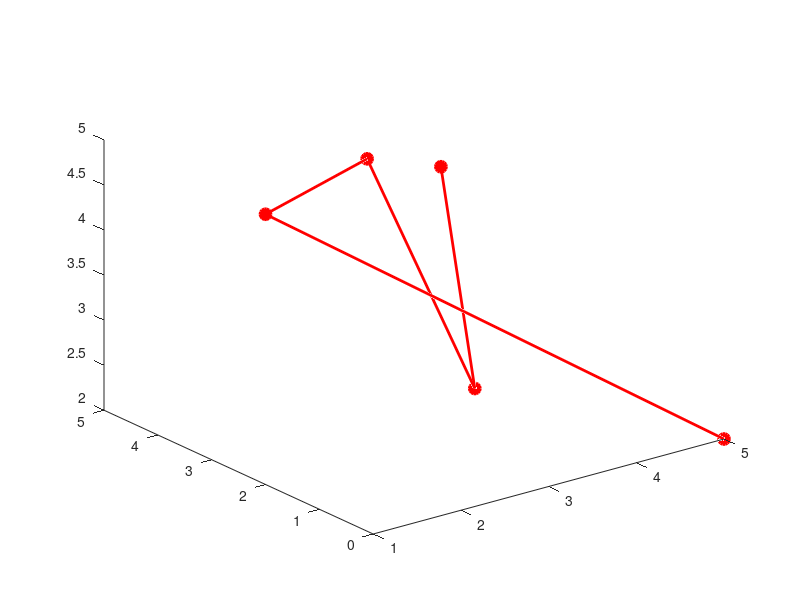
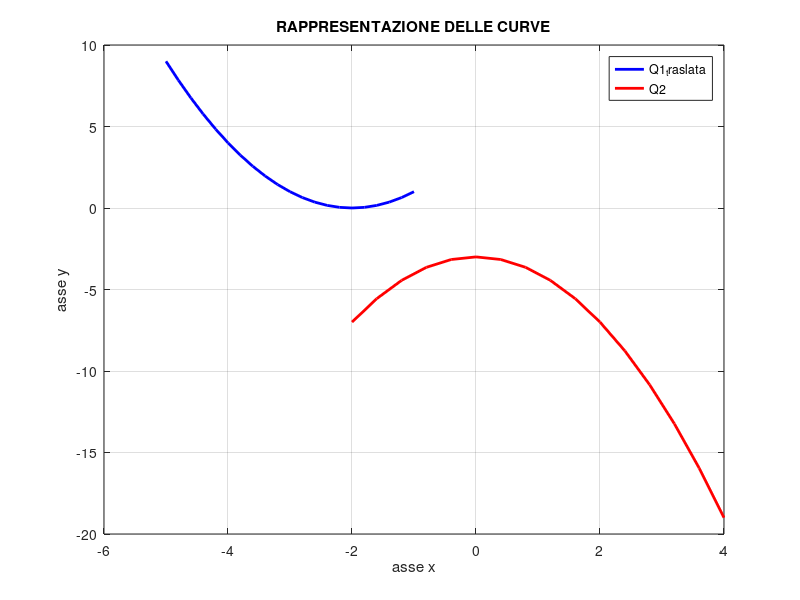
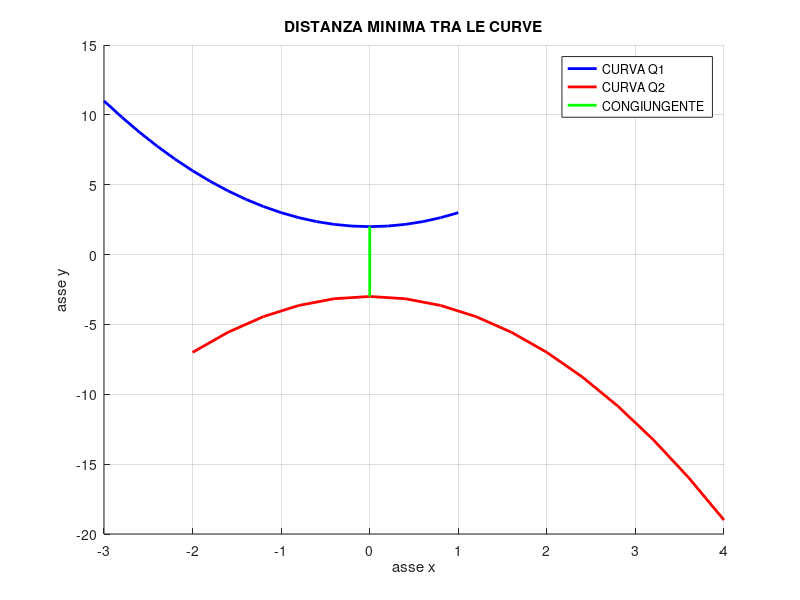

Here is the MATLAB script that generated these plots, in order:
clc
clear 
%%
clc
clear all 

%Ex1 - inizializzare matrice 4x4 con tutti elementi nulli

A(4,4)=0; 

%alternatively:
B=zeros(4,4);

%%

%Ex2 - crea matrice 4x4 con elementi unitari sulla diagonale principale
clc
clear all 

C(4,4)=0;

C(1,1)=1;
C(2,2)=1;
C(3,3)=1;
C(4,4)=1;

%alternatively:
D(4,4)=0;
for i=1:4
    D(i,i)=1;
end

%alternatively: 
E=eye(4,4); 

%%

%Ex3 - crea matrice 10x4 popolata con una distribuzione uniforme di numeri
%interi (casuali) compresi tra 0 e 5
clc
clear all

F=round(5*rand(10,4));

%alternatively: 
G=randi([0,5],10,4); 

%%

%Ex4 - Dalla matrice A o B generata nell’esercizio 3, prelevare la sottomatrice 
% costituita dalle righe dispari e dalle prime tre colonne. Successivamente, 
% eseguire il plot dei dati assumendo che ogni riga rappresenta un punto nello 
% spazio euclideo. Assegnare una linea continua rossa e una sfera di colore 
% rosso a ogni punto.

clc
clear all

C=randi([0,5],10,4);

l=size(C,1) %estraggo il numero di righe di C nella prima colonna
k=0; %inizializzo la variabile k
for i=1:2:l %inizio da 1, passo 2, si finisce quando si arriva a l
    k=k+1
    D(k,:)=C(i,:)
end
D(:,4)=[] %elimino la 4a colonna
plot3(D(:,1), D(:,2), D(:,3), 'r-', 'LineWidth', 2, 'Marker', 'o', 'MarkerFaceColor', 'r', 'MarkerSize', 8)

%%

%Ex5 - dati due punti, calcola la distanza tra essi
clc
clear all 

P1=[1,2,1];
P2=[5,3,3];
D=P2-P1; %distanza tra i due punti
d=norm(D) %la distanza è la norma del vettore D

%%

%Ex6 - per i due P assegnati nell'ex5, calcola la 
%distanza lungo la direzione definita da N

clc
clear all 
P1=[1,2,1];
P2=[5,3,3];
D=P2-P1;
N=[1,2,2];
vers_N=N/norm(N); %versore di N
d_n=D*vers_N'; %la distanza lungo N è prod scalare fra D e vers_N


%%

%Ex7

clc
clear all
%vettore1 e 2
x1=-3:0.2:1;
x2=-2:0.4:4;

%funzioni date
y1=x1.^2+2;
y2=-x2.^2-3;

Q1=[x1',y1']; %matrice Q1 con coordinate (x1, y1)
Q2=[x2',y2']; %matrice Q2 con coordinate (x2, y2)

%visualizzo Q1 e Q2:
disp('Matrice Q1:');
disp(Q1);
disp('Matrice Q2:');
disp(Q2);

%traslo Q1 di -2 lungo x e -2 lungo y
Q1_traslata = Q1 - [2, 2];

%devo rappresentare le curve nella stessa area grafica
%blu per Q1 e rosso per Q2. figure:si imposta il riquadro
figure; 
%plotto tutte le righe della 1a colonna della Q1_traslata
%plotto tutte le righe della 2a colonna della Q2_traslata
%b:curva di colore blu 
%specifichiamo lo spessore della linea, con valore 2
plot(Q1_traslata(:,1),Q1_traslata(:,2),'b','LineWidth',2);
hold on; %i grafici dopo questo comando non sostituiranno,
%ma potranno coesistere coi precedenti
plot(Q2(:,1),Q2(:,2),'r','LineWidth',2);
hold off; %ripristina il comportamento precedente(cioè grafici che si sovrappongono)
%ETICHETTE:
xlabel('asse x');
ylabel('asse y');
title('RAPPRESENTAZIONE DELLE CURVE');
legend('Q1_traslata','Q2');
%grid on:aggiunge una griglia orizzontale e verticale al grafico
grid on; 

%%

%Ex8 
clc 
clear all

%vettore x1 e x2
x1=-3:0.2:1;
x2=-2:0.4:4;

%funzioni date
y1=x1.^2+2;
y2=-x2.^2-3;

%NOTA:. l'apice alle coordinate si usa per trasformare un vettore riga in
%un vettore colonna in questo caso

%MATRICI:
Q1=[x1',y1']; 
Q2=[x2',y2'];
%distanza minima:
min_dist=inf; %settiamo la distanza minima a infinito
puntomin_Q1=[0,0]; 
puntomin_Q2=[0,0];
%andiamo a confrontare ogni coppia di punti delle curve, per vedere quali
%danno la minima distanza 

%ciclo per trovare la distanza minima tra i punti di Q1 e Q2

for i=1:size(Q1,1) %size(Q1,1) mi dà il numero di righe della matrice
    for j=1:size(Q2,1) %size(Q2,1) numero di righe della matrice (per ottenere le colonne dovevo mettere size(Q2,2))
        %calcolo la distanza tra i punti
        dist=norm(Q1(i,:)-Q2(j,:)); %si considerano tutte le righe e tutte le colonne delle matrici
        %calcolo distanza tramite norma euclidea
        if dist<min_dist %dist dev'essere minore. l'altro è infinito
            min_dist=dist; %aggiorno la distanza minima con quella trovata
            puntomin_Q1=Q1(i,:); %si riaggiornano i valori dei punti definiti prima
            puntomin_Q2=Q2(j,:);
        end
    end
end

%rappresentazione grafica delle curve
figure; %creo il riquadro
hold on; 
plot(Q1(:,1),Q1(:,2),'b','LineWidth',2); %plotto Q1
plot(Q2(:,1),Q2(:,2),'r','LineWidth',2); %plottoQ2
%congiungente (in verde) dei punti con distanza minima:
plot([puntomin_Q1(1),puntomin_Q2(1)],[puntomin_Q1(2),puntomin_Q2(2)],'g','LineWidth',2);
%puntomin_Q1(1) coordinata x del punto Q1
%puntomin_Q1(2) coordinate y del punto Q1
%ETICHETTE:
xlabel('asse x');
ylabel('asse y');
title('DISTANZA MINIMA TRA LE CURVE');
legend('CURVA Q1','CURVA Q2','CONGIUNGENTE');
grid on; %aggiunge la griglia
hold off;

%

%Ex9 - calcolare il versore della congiungente dei due punti puntomin_Q1 e
%puntomin_Q2

%vettore congiungente
vetC=puntomin_Q1-puntomin_Q2;
%calcolo della norma del vettore:lunghezza del vettore
norm_vetC=norm(vetC);
%calcolo versore congiungente
verC=vetC/norm_vetC;

%stampa versore congiungente
disp('Versore congiungente:');
disp(verC);

%%

%Ex10 

clc %pulisce la command window
clear all %cancella le variabili memorizzate

%vettore x1 e x2
x1=-3:0.2:1;
x2=-2:0.4:4;

%funzioni date
y1=x1.^2+2;
y2=-x2.^2-3;

%MATRICI:
Q1=[x1',y1']; 
Q2=[x2',y2'];
%matrici Q1 e Q2 che rappresentano le curve nello spazio 2d 

%vettori dati:
N1=[1,1,0];
N2=[0,1,0];
%devo proiettare la distanza tra i punti delle curve Q1 e Q2 lungo i vettori N1 e N2 

%norma:
norm_N1=norm(N1);
norm_N2=norm(N2);
%lunghezze dei vettori N1 e N2 necessarie per trasformare i vettori in
%versori (quindi vettori di lunghezza unitaria)

%calcolo dei rispettivi versori: 
vers_N1=N1/norm_N1;
vers_N2=N2/norm_N2;

%adatto le matrici Q1 e Q2 (in dimensione) ai vettori N1 e N2
Q1(:,3)=0; %si aggiunge la colonna di z=0
Q2(:,3)=0;
%infatti i vettori N1 e N2 hanno 3 componenti e quindi devo adattare Q1 e
%Q2 per includere la terza colonna z con valori tutti nulli

%NOTA:. i vettori N1 e N2 hanno 3 colonne e una riga
%CALCOLO DISTANZE MINIME di Q1 e Q2 lungo N1 e N2
distmin_N1=inf;
distmin_N2=inf;
%ho inizializzato le distanze minime con valore infinite e la distanza
%minima sarà inferiore: un qualsiasi valore reale minore di infinito

%inizializzo i punti della Q1 e Q2 (lungo N1 e N2) con distanza min 
puntoQ1_minN1=[];
puntoQ1_minN2=[];
puntoQ2_minN1=[];
puntoQ2_minN2=[];
%ho creato dei "contenitori" nulli per i punti che andiamo a calcolare

%loop per calcolare la distanza tra ogni punto di Q1 e Q2
for i=1:size(Q1,1) %loop per ogni punto di Q1
    for j=1:size(Q2,1) %loop per ogni punto di Q2
        %vettore differenza tra Q2 e Q1
        vett_diff=Q2(j,:)-Q1(i,:);
        %proietto il vettore differenza lungo le direzioni N1 e N2
        proj_N1=abs(dot(vett_diff,vers_N1));
        proj_N2=abs(dot(vett_diff,vers_N2));
%dot:calcola il prodotto scalare tra due vettori, quindi sto moltiplicando
%scalarmente il vettore differenza per il versore N1 e N2
%abs:valore assoluto (del risultato). cioè si fa il valore assoluto del
%risultato del prodotto scalare

%aggiorno la distanza minima lungo N1
if proj_N1<distmin_N1 
    distmin_N1=proj_N1;
    %puntoQ_minN è un valore che si riaggiorna ogni volta, finché non
    %troviamo il punto che dà la distanza minima (proiettata lungo le direzioni N) e allora
    %quella resterà come ultimo valore
    puntoQ1_minN1=Q1(i,:);
    puntoQ2_minN1=Q2(j,:);
end
%aggiorno la distanza minima lungo N2
if proj_N2<distmin_N2
    distmin_N2=proj_N2;
    puntoQ1_minN2=Q1(i,:);
    puntoQ2_minN2=Q2(j,:);
end
end
end

%confronta le distanze minime tra N1 e N2
if distmin_N1<distmin_N2
    distmin=distmin_N1;
    dir_min='N1';
    puntomin_Q1=puntoQ1_minN1;
    puntomin_Q2=puntoQ2_minN1;
else 
    distmin=distmin_N2;
    dir_min='N2';
    puntomin_Q1=puntoQ1_minN2;
    puntomin_Q2=puntoQ2_minN2;
end

%Stampa i risultati
disp(['La distanza minima tra le curve è: ', num2str(distmin)]);
disp(['Si ottiene lungo la direzione: ', dir_min]);
disp(['Il punto su Q1 corrispondente è: (', num2str(puntomin_Q1), ')']);
disp(['Il punto su Q2 corrispondente è: (', num2str(puntomin_Q2), ')']);

%%

%Ex11 

clc
clear all

%punto e vettore dato
P1 = [2, 2, 1];
N = [1, 1, 2];

%calcolo versN
versN=N/norm(N);

%calcolo z: z dev'essere orientato lungo la direzione N, quindi lungo il

%versore di N versN
z=versN;

%x e y, secondo la traccia, devono essere individuati dalla normale N.
%significa che x e y sono ortogonali a z (perché z è nella direzione di N)
%ricordiamo che per assicurarci che x (o y) e z siano ortogonali tra loro,
%devo fare il prodotto scalare ed esso deve risultare nullo

%prendo un vettore x arbitrario
x_temp=[1,0,0];
%calcolando il prodotto vettoriale tra x_temp e z, trovo un
%vettore ortogonale a z e x_temp

%prodotto vettoriale tra x_temp e z:
x=cross(x_temp,z);

%normalizzo x quindi lo rendo vettore unitario
x=x/norm(x);

%verifico che il prodotto scalare tra x e z sia nullo (ciò significa che x è ortogonale a z)
prod_scal=dot(x,z);
if prod_scal==0
    disp('x e z sono ortogonali')
end

%y deve essere ortogonale a x e z
y=cross(z,x); %prodotto vettoriale
disp('y e z ortogonali');

%verifica che x e y siano ortogonali a N (e quindi abbiano normale N)
verifica_x=dot(x,N); %se tali prodotti scalari sono nulli, allora x e y sono ortogonali a N
verifica_y=dot(y,N);
if verifica_x==0 && verifica_y==0
disp('x e y hanno normale N')
else
    error('x e y non hanno normale N')
end

%verifico che la terna sia levogira
v=cross(x,y);

%prodotto scalare che deve uscire >0 se la terna è levogira
%se prodotto scalare<0 allora la terna e destrogira
verifica_lev=dot(v,z);
if verifica_lev>0
    disp('la terna (x,y,z) è levogira')
else 
    error('la terna (x,y,z) non è levogira')
end 

%il piano che passa per il punto P1 ha normale N. possiamo considerare 
% tale piano come infinito e che perciò comprende P1 e tutti i punti che si ottengono come
% combinazioni lineari dei vettori x e y.  avendo x e y normale N, come verificato, 
% significa che già passano per il piano P1, quindi non c'è bisogno di
% verificare esplicitamente che passino per P1

%%

%Ex12

clc
clear all

P1=[0,1,0];
N=[2,2,0];

%determinare una terna levogira con asse y orientato lungo N
versN=N/norm(N);
y=versN; %y lungo N

%vettore x temporaneo
x_temp=[1,0,0];
%ci serve per fare il prodotto vettoriale
x=cross(x_temp,y);

%normalizzo x: lo rendo vettore unitario (versore)
x=x/norm(x);

%verifico che x sia ortogonale a y
%se x ortogonale a y, allora il prodotto scalare tra loro dev'essere nullo
%prodotto scalare:
prod_scalxy=dot(x,y);
if prod_scalxy==0
    disp('x e y sono ortogonali tra loro')
end

%calcolo z tramite il prodotto vettoriale
z=cross(y,x);
%allora z è ortogonale sia a x che y

%normalizzo z: lo rendo versore
z=z/norm(z);

%verifico che z sia ortogonale a x e y
prod_scalzx=dot(z,x);
prod_scalyz=dot(y,z);
if prod_scalyz==0 && prod_scalzx==0
    disp('z è ortogonale a x e y')
end

%verifico che la terna (x,y,z) sia levogira
v=cross(x,z); %vettore v ottenuto tramite prodotto vettoriale
%faccio il prodotto scalare di v con y
ver_lev=dot(v,y);
if ver_lev>0
    disp('la terna (x,y,z) è levogira')
end
